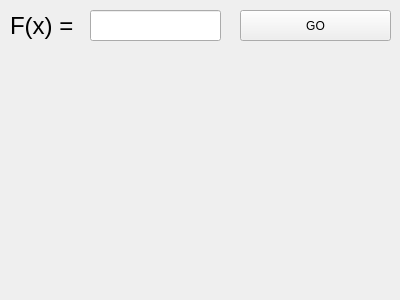
<?xml version="1.0" encoding="UTF-8"?>
<ui version="4.0">
 <class>MainWindow</class>
 <widget class="QMainWindow" name="MainWindow">
  <property name="geometry">
   <rect>
    <x>0</x>
    <y>0</y>
    <width>400</width>
    <height>300</height>
   </rect>
  </property>
  <property name="windowTitle">
   <string>MainWindow</string>
  </property>
  <widget class="QWidget" name="centralWidget">
   <widget class="QLabel" name="label_fx">
    <property name="geometry">
     <rect>
      <x>10</x>
      <y>10</y>
      <width>101</width>
      <height>31</height>
     </rect>
    </property>
    <property name="font">
     <font>
      <pointsize>18</pointsize>
     </font>
    </property>
    <property name="text">
     <string>F(x) =</string>
    </property>
   </widget>
   <widget class="QLineEdit" name="lineEdit_z">
    <property name="geometry">
     <rect>
      <x>90</x>
      <y>10</y>
      <width>131</width>
      <height>31</height>
     </rect>
    </property>
   </widget>
   <widget class="QPushButton" name="pushButton_GO">
    <property name="geometry">
     <rect>
      <x>240</x>
      <y>10</y>
      <width>151</width>
      <height>31</height>
     </rect>
    </property>
    <property name="text">
     <string>GO</string>
    </property>
   </widget>
   <widget class="QLabel" name="label_r">
    <property name="geometry">
     <rect>
      <x>8</x>
      <y>54</y>
      <width>381</width>
      <height>231</height>
     </rect>
    </property>
    <property name="text">
     <string/>
    </property>
   </widget>
  </widget>
 </widget>
 <layoutdefault spacing="6" margin="11"/>
 <resources/>
 <connections/>
</ui>
